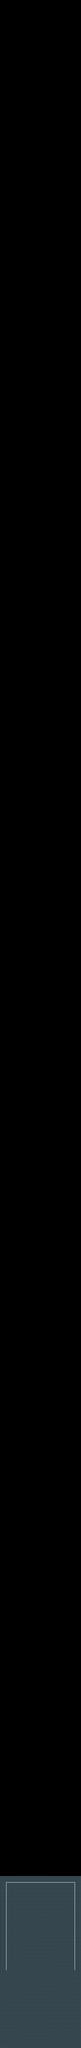

This game map was drawn from its Tiled (.tmx) file and the tilesets committed beside it. A one-line description and the trimmed map source follow:
An orthogonal 20x500 tile map with 32x32 px tiles, 4 tile layers (Tilelaag 1, collision, shadow, endlevel) and 55 objects.

<map version="1.0" orientation="orthogonal" renderorder="right-down" width="20" height="500" tilewidth="32" tileheight="32" nextobjectid="95">
 <tileset firstgid="1" name="hangar_tiles" tilewidth="32" tileheight="32">
  <image source="../assets/tiles/hangar_tiles.png" width="255" height="255" />
 </tileset>
 <layer name="Tilelaag 1" width="20" height="500">
  <data>[10000 cells, 840 non-empty, 6 distinct tile ids]</data>
 </layer>
 <layer name="collision" width="20" height="500">
  <data>[10000 cells, 0 non-empty, 0 distinct tile ids]</data>
 </layer>
 <layer name="shadow" width="20" height="500">
  <data>[10000 cells, 0 non-empty, 0 distinct tile ids]</data>
 </layer>
 <layer name="endlevel" width="20" height="500">
  <data>[10000 cells, 0 non-empty, 0 distinct tile ids]</data>
 </layer>
 <objectgroup name="enemies">
  <properties>
   <property name="scroll" value="200" />
   <property name="type" value="rtank" />
  </properties>
  <object id="1" gid="7" x="106" y="6424">
   <properties>
    <property name="scroll" value="200" />
    <property name="tick" value="0" />
    <property name="type" value="asteroid" />
   </properties>
  </object>
  <object id="2" gid="7" x="314" y="6426">
   <properties>
    <property name="scroll" value="200" />
    <property name="tick" value="0" />
    <property name="type" value="asteroid" />
   </properties>
  </object>
  <object id="3" gid="7" x="495" y="6418">
   <properties>
    <property name="scroll" value="200" />
    <property name="tick" value="0" />
    <property name="type" value="asteroid" />
   </properties>
  </object>
  <object id="4" gid="7" x="184" y="6338">
   <properties>
    <property name="scroll" value="200" />
    <property name="tick" value="0" />
    <property name="type" value="asteroid" />
   </properties>
  </object>
  <object id="5" gid="7" x="568" y="6354">
   <properties>
    <property name="scroll" value="200" />
    <property name="tick" value="0" />
    <property name="type" value="asteroid" />
   </properties>
  </object>
  <object id="6" gid="7" x="387" y="6362">
   <properties>
    <property name="scroll" value="200" />
    <property name="tick" value="0" />
    <property name="type" value="asteroid" />
   </properties>
  </object>
  <object id="10" gid="7" x="355" y="6247">
   <properties>
    <property name="scroll" value="200" />
    <property name="tick" value="0" />
    <property name="type" value="asteroid" />
   </properties>
  </object>
  <object id="11" gid="7" x="152" y="6223">
   <properties>
    <property name="scroll" value="200" />
    <property name="tick" value="0" />
    <property name="type" value="asteroid" />
   </properties>
  </object>
  <object id="12" gid="7" x="79" y="6287">
   <properties>
    <property name="scroll" value="200" />
    <property name="tick" value="0" />
    <property name="type" value="asteroid" />
   </properties>
  </object>
  <object id="13" gid="7" x="463" y="6303">
   <properties>
    <property name="scroll" value="200" />
    <property name="tick" value="0" />
    <property name="type" value="asteroid" />
   </properties>
  </object>
  <object id="14" gid="7" x="287" y="6289">
   <properties>
    <property name="scroll" value="200" />
    <property name="tick" value="0" />
    <property name="type" value="asteroid" />
   </properties>
  </object>
  <object id="15" gid="7" x="544" y="6238">
   <properties>
    <property name="scroll" value="200" />
    <property name="tick" value="0" />
    <property name="type" value="asteroid" />
   </properties>
  </object>
  <object id="16" gid="7" x="49" y="6072">
   <properties>
    <property name="scroll" value="200" />
    <property name="tick" value="0" />
    <property name="type" value="asteroid" />
   </properties>
  </object>
  <object id="17" gid="7" x="362" y="6125">
   <properties>
    <property name="scroll" value="200" />
    <property name="tick" value="0" />
    <property name="type" value="asteroid" />
   </properties>
  </object>
  <object id="18" gid="7" x="338" y="6008">
   <properties>
    <property name="scroll" value="200" />
    <property name="tick" value="0" />
    <property name="type" value="asteroid" />
   </properties>
  </object>
  <object id="19" gid="7" x="122" y="6008">
   <properties>
    <property name="scroll" value="200" />
    <property name="tick" value="0" />
    <property name="type" value="asteroid" />
   </properties>
  </object>
  <object id="20" gid="7" x="257" y="6074">
   <properties>
    <property name="scroll" value="200" />
    <property name="tick" value="0" />
    <property name="type" value="asteroid" />
   </properties>
  </object>
  <object id="21" gid="7" x="519" y="6000">
   <properties>
    <property name="scroll" value="200" />
    <property name="tick" value="0" />
    <property name="type" value="asteroid" />
   </properties>
  </object>
  <object id="22" gid="7" x="159" y="6101">
   <properties>
    <property name="scroll" value="200" />
    <property name="tick" value="0" />
    <property name="type" value="asteroid" />
   </properties>
  </object>
  <object id="23" gid="7" x="86" y="6165">
   <properties>
    <property name="scroll" value="200" />
    <property name="tick" value="0" />
    <property name="type" value="asteroid" />
   </properties>
  </object>
  <object id="24" gid="7" x="478" y="6180">
   <properties>
    <property name="scroll" value="200" />
    <property name="tick" value="0" />
    <property name="type" value="asteroid" />
   </properties>
  </object>
  <object id="25" gid="7" x="446" y="6064">
   <properties>
    <property name="scroll" value="200" />
    <property name="tick" value="0" />
    <property name="type" value="asteroid" />
   </properties>
  </object>
  <object id="26" gid="7" x="294" y="6167">
   <properties>
    <property name="scroll" value="200" />
    <property name="tick" value="0" />
    <property name="type" value="asteroid" />
   </properties>
  </object>
  <object id="27" gid="7" x="551" y="6116">
   <properties>
    <property name="scroll" value="200" />
    <property name="tick" value="0" />
    <property name="type" value="asteroid" />
   </properties>
  </object>
  <object id="64" gid="7" x="616" y="5829">
   <properties>
    <property name="scroll" value="200" />
    <property name="tick" value="0" />
    <property name="type" value="asteroid" />
   </properties>
  </object>
  <object id="65" gid="7" x="176" y="5613">
   <properties>
    <property name="scroll" value="200" />
    <property name="tick" value="0" />
    <property name="type" value="asteroid" />
   </properties>
  </object>
  <object id="66" gid="7" x="390" y="5840">
   <properties>
    <property name="scroll" value="200" />
    <property name="tick" value="0" />
    <property name="type" value="asteroid" />
   </properties>
  </object>
  <object id="67" gid="7" x="233" y="5965">
   <properties>
    <property name="scroll" value="200" />
    <property name="tick" value="0" />
    <property name="type" value="asteroid" />
   </properties>
  </object>
  <object id="68" gid="7" x="368" y="5605">
   <properties>
    <property name="scroll" value="200" />
    <property name="tick" value="0" />
    <property name="type" value="asteroid" />
   </properties>
  </object>
  <object id="69" gid="7" x="441" y="5541">
   <properties>
    <property name="scroll" value="200" />
    <property name="tick" value="0" />
    <property name="type" value="asteroid" />
   </properties>
  </object>
  <object id="70" gid="7" x="218" y="5727">
   <properties>
    <property name="scroll" value="200" />
    <property name="tick" value="0" />
    <property name="type" value="asteroid" />
   </properties>
  </object>
  </objectgroup>
 <objectgroup name="pickups">
  <!-- 1 objects omitted --></objectgroup>
</map>
<!-- 24 of 55 objects omitted -->
